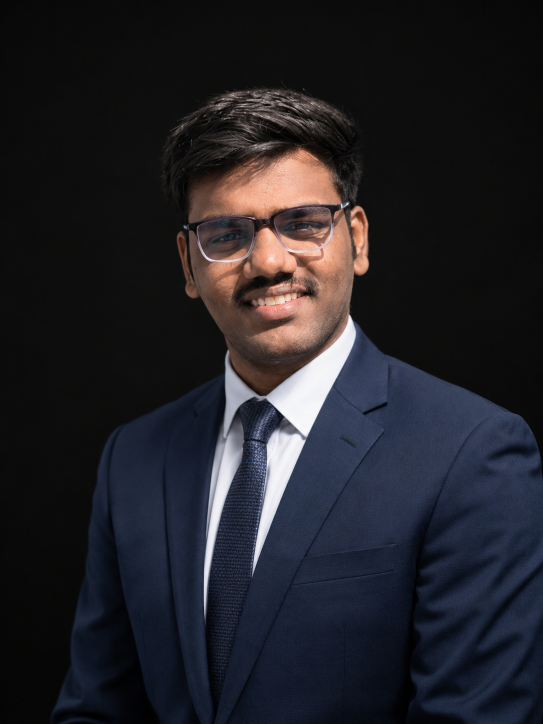
#> input picture assets/rohit_professional.png, 1086 x 1448 px (shown at 1/2 size)
$ python -i generate_banner.py   (imports and definitions only)
#> lines starting #> are read from the running program, lines starting #| are printed output that depends on the picture; after the words box and inside, x2 and y2 are one past the last pixel; in counts of white or black regions, pixels touching at a corner belong together
#> further down, picture is the input picture: PIL image 1086x1448 RGB; mean R, G, B 34.4, 33.7, 39
#!/usr/bin/env python3
"""
Generate the theme-aware animated profile banner (dark.svg / light.svg).

Left  : VISUAL.MAP — a particle field that morphs
        portrait -> Bitcoin -> Ethereum -> Solana -> portrait.
        Each hold shows a crisp dithered frame; transitions are a single
        <path> per particle group whose `d` is SMIL-interpolated, so ~2k
        particles cost a few hundred KB and animate smoothly everywhere
        GitHub renders SVG (camo serves it as <img>; SMIL still runs).
Right : SYSTEM.INFO terminal panel.

Run:  python3 scripts/generate_banner.py
Deps: pillow numpy scipy (rembg optional, for portrait background removal)
"""
from __future__ import annotations

import random
from pathlib import Path

import numpy as np
from PIL import Image, ImageDraw, ImageEnhance, ImageFilter, ImageOps
from scipy import ndimage
from scipy.optimize import linear_sum_assignment

ROOT = Path(__file__).resolve().parents[1]
OUT_DIR = ROOT
ASSETS = ROOT / "assets"
PHOTO = ASSETS / "rohit_professional.png"
BTC_IMG = ASSETS / "morph" / "Bitoin-new.png"
ETH_IMG = ASSETS / "morph" / "ETH.png"
DEBUG = ROOT / "scripts" / "debug"

# ---------------------------------------------------------------- geometry
# Frame (VISUAL.MAP) in banner px
FRAME_X, FRAME_Y, PANEL_W, PANEL_H = 36, 84, 400, 492
# Dither grid — uniform scale (no more squashed portrait / oval Bitcoin)
GRID_W, GRID_H = 250, 307
CELL = 1.6  # px per grid cell -> 400 x 491
MAP_TX = FRAME_X
MAP_TY = FRAME_Y + (PANEL_H - GRID_H * CELL) / 2

# Particles live on a half-grid (unit = 0.8px) so the dot "h3v3h-3z" is
# 2.4px while every coordinate stays an integer (small SVG).
PSUB = 2
PSIZE = 3
N_PARTICLES = 2200
N_GROUPS = 8          # stagger groups (one <path> each)
MAX_STAGGER = 0.38    # s, spread of group departures

# ---------------------------------------------------------------- timing
INTRO = 2.6           # particles stream in and settle on the portrait
TRAVEL = 1.9          # one morph (incl. stagger)
HOLDS = [3.8, 2.8, 2.8, 2.8]   # portrait, btc, eth, sol
FADE = 0.35

RNG = random.Random(7)
NP_RNG = np.random.default_rng(7)

PROFILE = {
    "title": "rohit@mainnet: ~ % ./profile.sh --live",
    "pill": "R0hit-Yadav @ mainnet",
    "email": "rohitkyadav2312@gmail.com",
    "identity": [
        ("Subject", "Rohit Yadav"),
        ("Role", "Rust Blockchain Developer"),
        ("Origin", "Ahmedabad, India"),
        ("Education", "B.E. Computer Engineering"),
        ("Status", "Building + Shipping On-Chain"),
        ("ToolChain", "VS Code, Cargo, Git, Anchor"),
    ],
    "stack": [
        ("Core.Lang", "Rust, Move, Solidity, TS"),
        ("Core.Frontend", "React, TypeScript"),
        ("Core.Backend", "Rust, Anchor, Node.js"),
        ("Core.Chains", "Solana, Aptos, EVM, Soroban"),
        ("Core.Infra", "Docker, AWS, Foundry, Git"),
    ],
    "contact": [
        ("Grid.Mail", "rohitkyadav2312@gmail.com"),
        ("Grid.LinkedIn", "rohit-yadav-611618260"),
        ("Grid.GitHub", "@R0hit-Yadav"),
        ("Grid.X", "@RohitYadav2312"),
        ("Grid.Instagram", "@rohit_k_yadav._"),
    ],
}

THEMES = {
    "dark": {
        "bg": "#070B16", "panel": "#0A101F", "panel2": "#0C1426", "bar": "#0B1222",
        "chrome": "#22D3EE", "accent": "#10B981", "violet2": "#7C3AED",
        "pill": "#4C1D95", "pill_text": "#E9D5FF", "live": "#F87171",
        "text": "#F8FAFC", "muted": "#94A3B8", "dim": "#475569",
        "dots": "rgba(148,163,184,0.35)", "hairline": "rgba(255,255,255,0.10)",
        "frame_stroke": "rgba(34,211,238,0.35)", "gridline": "rgba(148,163,184,0.10)",
        "scan": "#22D3EE",
        # per-shape ink: portrait, bitcoin, ethereum, solana (particle tint)
        "shape": ["#A78BFA", "#F7931A", "#8EA2FF", "#5EEAD4"],
        "sol_grad": ("#9945FF", "#14F195"),
        "invert_portrait": False,
    },
    "light": {
        "bg": "#E2E8F0", "panel": "#FFFFFF", "panel2": "#F8FAFC", "bar": "#F1F5F9",
        "chrome": "#0891B2", "accent": "#059669", "violet2": "#7C3AED",
        "pill": "#5B21B6", "pill_text": "#EDE9FE", "live": "#DC2626",
        "text": "#0F172A", "muted": "#475569", "dim": "#94A3B8",
        "dots": "rgba(100,116,139,0.40)", "hairline": "rgba(0,0,0,0.08)",
        "frame_stroke": "rgba(8,145,178,0.40)", "gridline": "rgba(100,116,139,0.12)",
        "scan": "#0891B2",
        "shape": ["#6D28D9", "#D97706", "#4F46E5", "#0D9488"],
        "sol_grad": ("#7C3AED", "#059669"),
        "invert_portrait": True,
    },
}

SHAPE_LABELS = ["subject.rohit", "chain.bitcoin", "chain.ethereum", "chain.solana"]


# ================================================================ portrait
# [10 lines left out: function remove_background, not called in this run]


def heuristic_mask(img: Image.Image) -> tuple[Image.Image, np.ndarray]:
    """Fallback: keep the central subject, drop dark studio background."""
    rgb = img.convert("RGB")
    arr = np.asarray(rgb).astype(np.float32)
    h, w, _ = arr.shape
#> h = 1448; w = 1086
    yy, xx = np.mgrid[0:h, 0:w]
    lum = arr.mean(axis=2)
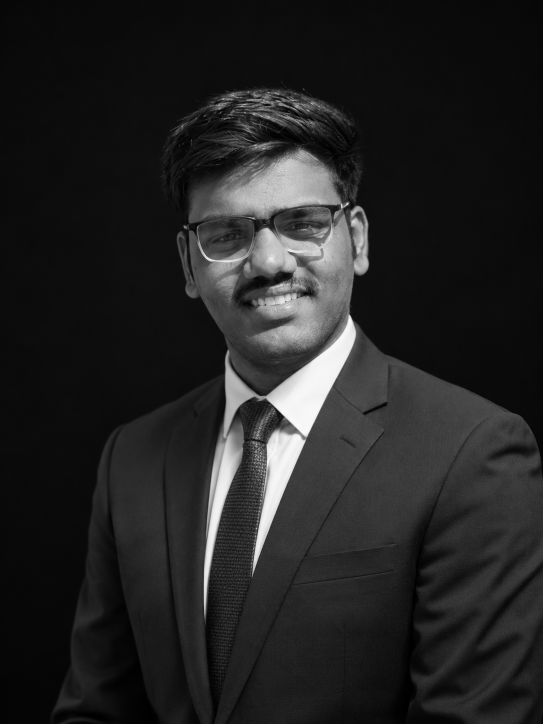
#> lum: shape (1448, 1086) float32 (shown at 1/2 size); min 0, max 254.3, mean 35.7
    dist = np.sqrt(((xx - w * 0.5) / (w * 0.42)) ** 2 + ((yy - h * 0.5) / (h * 0.55)) ** 2)
    mask = (lum > 28) & (dist < 1.1)
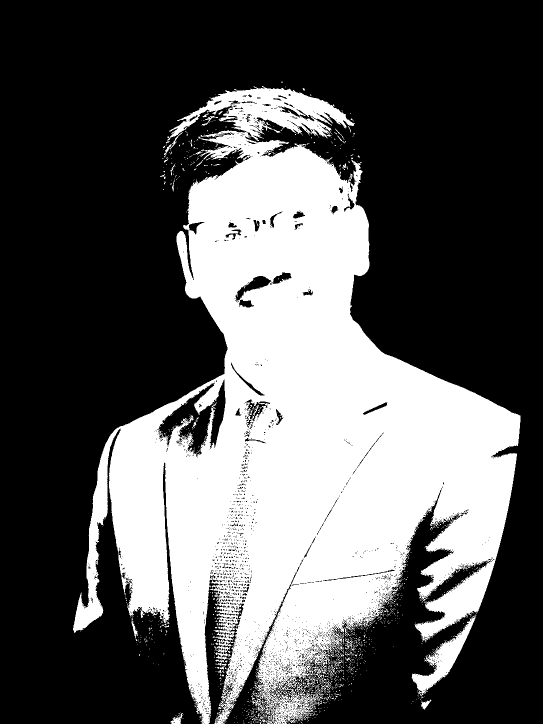
#> mask: shape (1448, 1086) bool (shown at 1/2 size); 34.7% white; 1281 white regions (1229 under 20 px), largest, box (x1, y1, x2, y2) and area: (146, 172, 1041, 1448) 534943, (823, 1229, 953, 1392) 5069, (429, 1291, 461, 1320) 382
    mask = ndimage.binary_closing(mask, iterations=4)
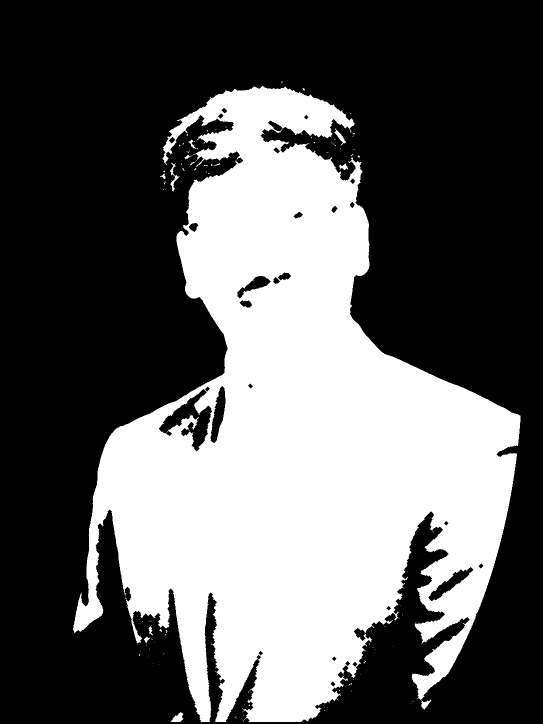
#> mask: shape (1448, 1086) bool (shown at 1/2 size); 37.5% white; 110 white regions (99 under 20 px), largest, box (x1, y1, x2, y2) and area: (146, 172, 1041, 1444) 588383, (341, 1424, 367, 1444) 289, (340, 325, 359, 383) 265
    mask = ndimage.binary_fill_holes(mask)
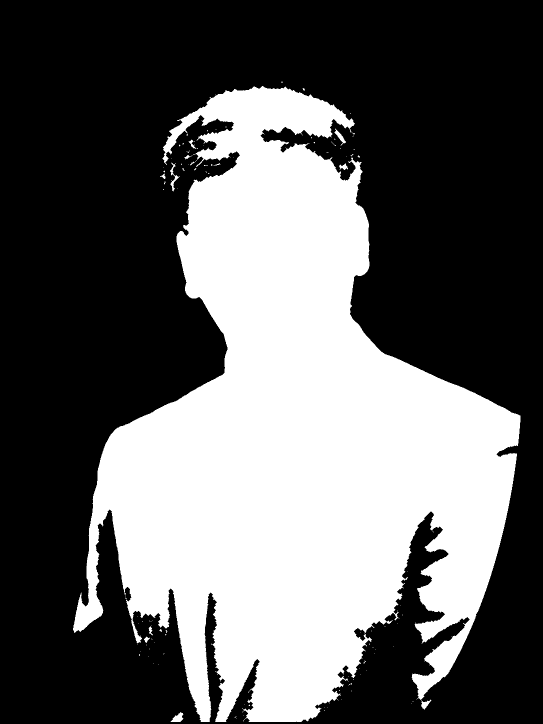
#> mask: shape (1448, 1086) bool (shown at 1/2 size); 38.3% white; 108 white regions (97 under 20 px), largest, box (x1, y1, x2, y2) and area: (146, 172, 1041, 1444) 600022, (341, 1424, 367, 1444) 289, (340, 325, 359, 383) 265
    labeled, n = ndimage.label(mask)
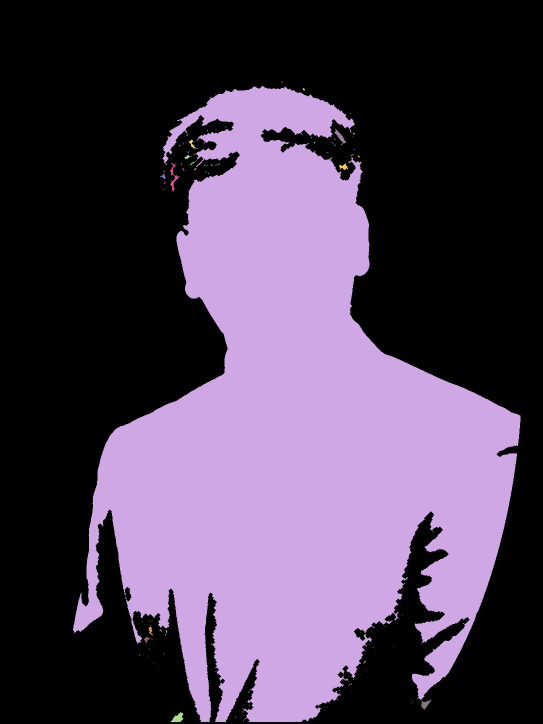
#> labeled: shape (1448, 1086) int32 (shown at 1/2 size); 236 distinct labels, from 0 to 235; one colour per label, 0 black
#> n = 235
    if n:
        sizes = ndimage.sum(mask, labeled, range(1, n + 1))
#> sizes = 235 values, max 599709 at index 1, min 1 at index 3, mean 2560.3
        mask = labeled == (np.argmax(sizes) + 1)
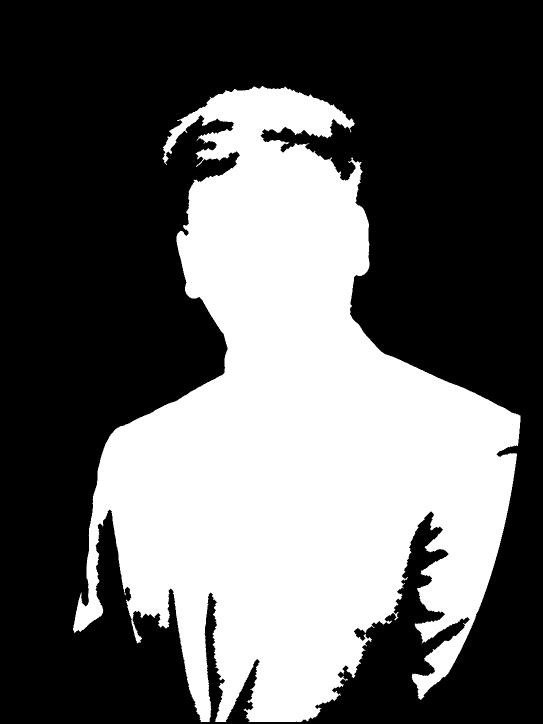
#> mask: shape (1448, 1086) bool (shown at 1/2 size); 38.1% white; 1 white region, box (x1, y1, x2, y2) and area: (146, 172, 1041, 1444) 599709
    return rgb, mask


# [174 lines left out: functions fit_subject, portrait_dots, _ink_from_lum, _place, _load_logo, bitcoin_dots and 7 more, not called in this run]


def particle_d(pts: np.ndarray) -> str:
    return "".join(f"M{int(x)} {int(y)}h{PSIZE}v{PSIZE}h-{PSIZE}z" for x, y in np.rint(pts))


def esc(s: str) -> str:
    return s.replace("&", "&amp;").replace("<", "&lt;").replace(">", "&gt;").replace('"', "&quot;")


def kt(times: list[float], total: float) -> str:
    return ";".join(f"{min(max(t / total, 0), 1):.4f}" for t in times)


# ================================================================ timeline
# [14 lines left out: function timeline, not called in this run]


# ================================================================ info panel
def leader(label: str, value: str, total: int = 72) -> str:
    return "." * max(8, total - (len(label) + len(value) + 2))


# [254 lines left out: functions info_row, info_panel, build_svg, preview, main, not called in this run]


# [2 lines not run here, left out]

>>> from PIL import Image
>>> picture = Image.open('../assets/rohit_professional.png')
>>> result = heuristic_mask(picture)
